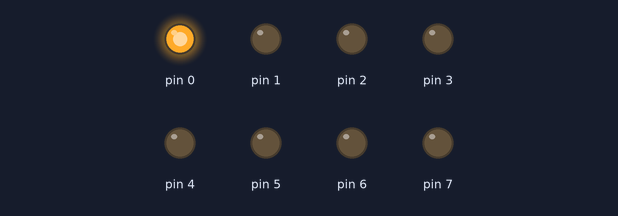
Recording of a sketch running on a simulated Arduino Uno, built with avr-gcc and run on an emulated ATmega328P. Shown: output pins drawn as LEDs (lit = HIGH).

Above: at 0.05 s.
At 0.65 s:
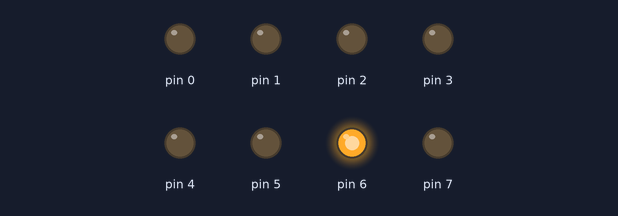
At 1.25 s:
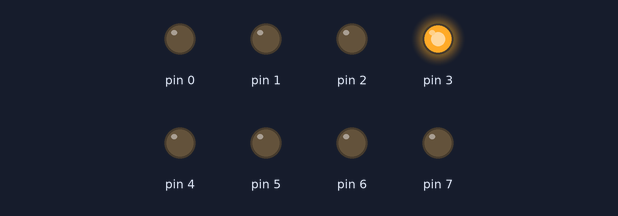
At 1.75 s:
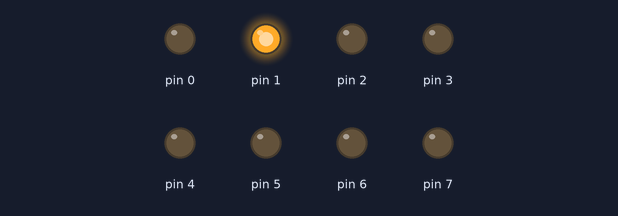
At 2.4 s:
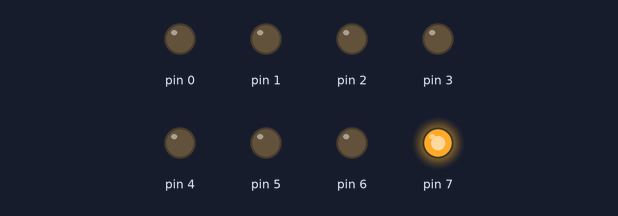
At 3.45 s:
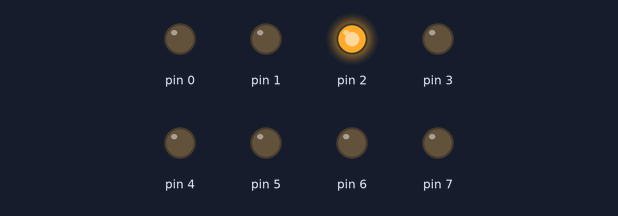
Timing chart, 0 to 3.8 s (numbered marks = the images above):
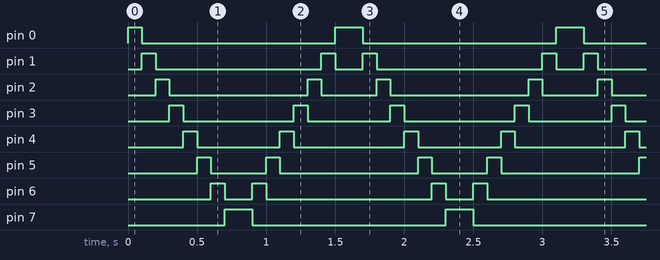

Measured:
- by itself, pin 0, pin 7: alternates HIGH for 0.20 s and LOW for 1.4 s
- by itself, pin 1: repeats every 1.6 s: LOW 1.2 s, HIGH 0.10 s, LOW 0.20 s, HIGH 0.10 s
- by itself, pin 2: repeats every 1.6 s: LOW 1.0 s, HIGH 0.10 s, LOW 0.40 s, HIGH 0.10 s
- by itself, pin 3: repeats every 1.6 s: LOW 0.80 s, HIGH 0.10 s, LOW 0.60 s, HIGH 0.10 s
- by itself, pin 4: repeats every 1.6 s: LOW 0.60 s, HIGH 0.10 s, LOW 0.80 s, HIGH 0.10 s
- by itself, pin 5: repeats every 1.6 s: LOW 0.40 s, HIGH 0.10 s, LOW 1.0 s, HIGH 0.10 s
- by itself, pin 6: repeats every 1.6 s: LOW 0.20 s, HIGH 0.10 s, LOW 1.2 s, HIGH 0.10 s

The sketch:

registradores.ino
```cpp
#include <avr/io.h>

byte a = 0;
byte b = 0;
byte controle = 0;

void setup() {
  DDRD = 0b11111111;
  PORTD = 0b00000001;
}

void loop() {
  for(int i = 0; i < 8; i++){
    PORTD = PORTD | (1<<i);
    if(i>0){
      PORTD = PORTD & ~(1<<i-1);
    }
    delay(100);
  }

  for(int i = 7; i >= 0; i--){
    PORTD = PORTD | (1<<i);
    if(i<7){
      PORTD = PORTD & ~(1<<i+1);
    }
    delay(100);
  }

}
```
